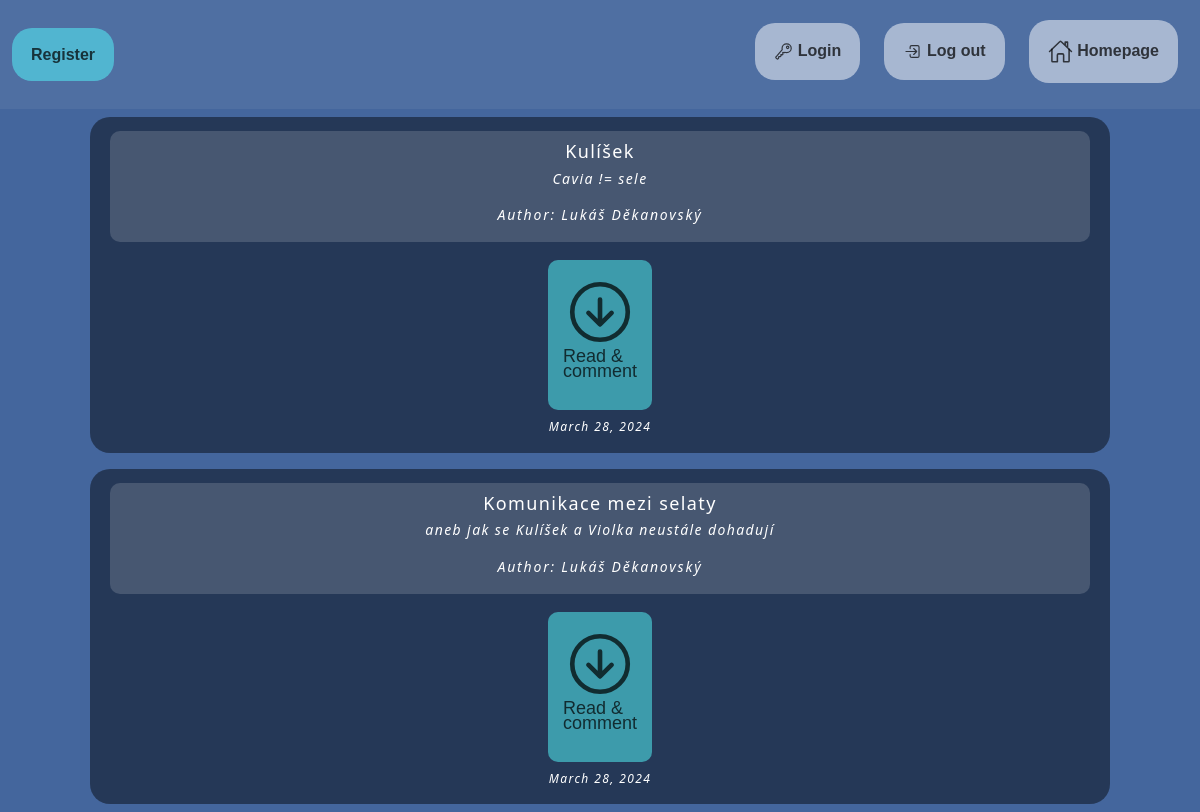
/blog, run on an earlier commit of the app's database.
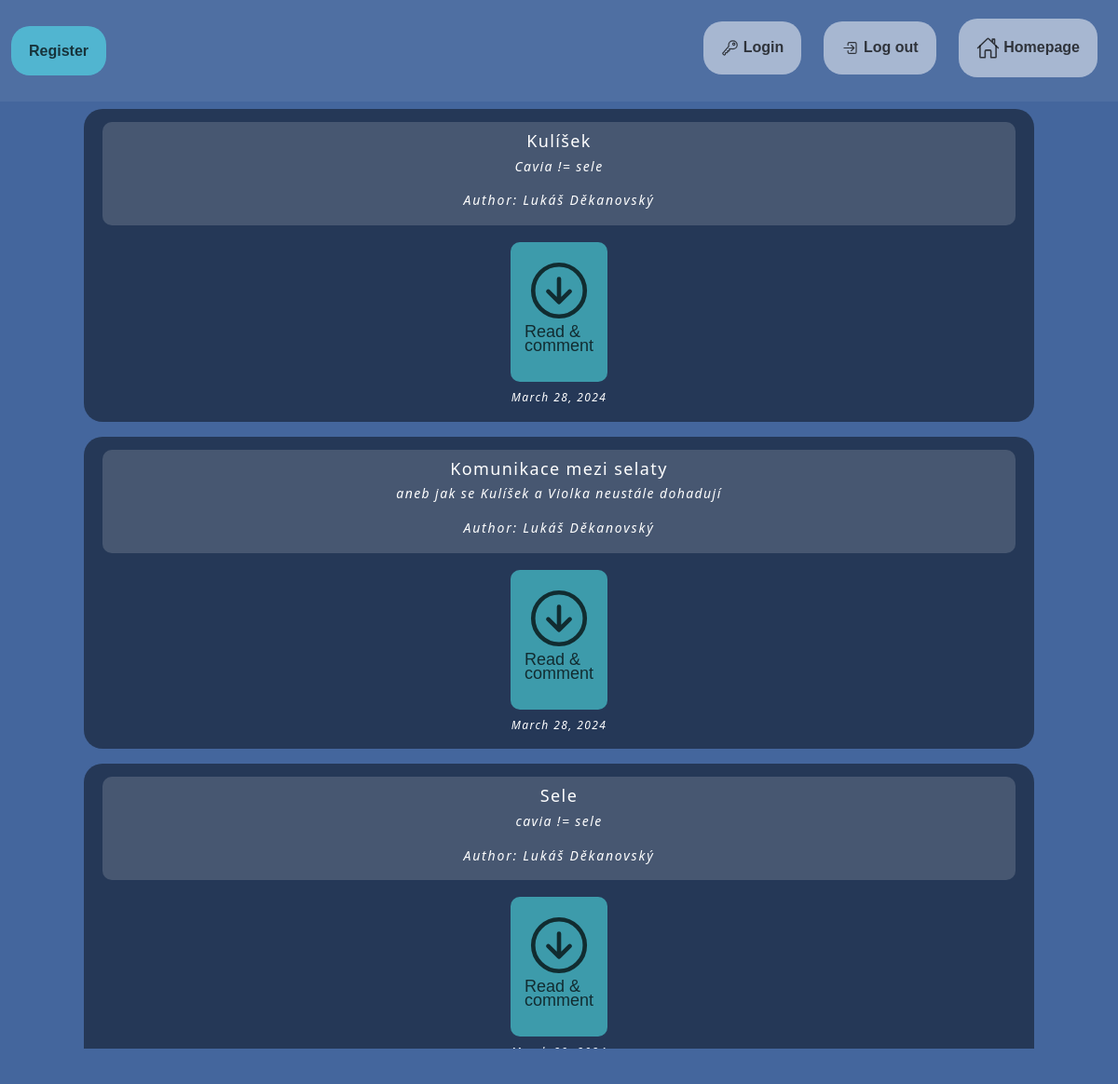
And on a later commit of the database.
### main.py (models this page shows)
class BlogPost(db.Model):
    __tablename__ = "blog_posts"
    id: Mapped[int] = mapped_column(Integer, primary_key=True)
    author_id: Mapped[int] = mapped_column(Integer, db.ForeignKey("users.id"))
    author = relationship("User", back_populates="posts")
    title: Mapped[str] = mapped_column(String(250), unique=True, nullable=False)
    subtitle: Mapped[str] = mapped_column(String(250), nullable=False)
    date: Mapped[str] = mapped_column(String(250), nullable=False)
    body: Mapped[str] = mapped_column(Text, nullable=False)
    img_url: Mapped[str] = mapped_column(String(250), nullable=False)
    comments = relationship("Comment", back_populates="parent_post")

class User(UserMixin, db.Model):
    __tablename__ = "users"
    id: Mapped[int] = mapped_column(Integer, primary_key= True)
    email: Mapped[str] = mapped_column(String(100), unique=True)
    password: Mapped[str] = mapped_column(String(100))
    name: Mapped[str] = mapped_column(String(100))
    posts = relationship("BlogPost", back_populates="author")
    comments = relationship("Comment", back_populates="comment_author")

### main.py (the view)
@app.route("/blog")
def blog():
    result = db.session.execute(db.select(BlogPost))
    posts = result.scalars().all()
    return render_template("blog.html", blog_posts = posts)

### templates/blog.html (shortened to what this page needs)
<!DOCTYPE html>
<html lang="en">
<head>
    <link href="https://cdn.jsdelivr.net/npm/bootstrap@5.3.3/dist/css/bootstrap.min.css" rel="stylesheet">
    <link rel="stylesheet" href="../static/css/styles.css">
</head>
<body class="blog-gradient">
    <div class="vh-100">
        <div class="header fade fade-delay-small">
            <div class="container-fluid">
                <div class="row">
                    <div class="col-sm-3 justify-content-center my-2" align="left" align-sm="center">
                        <a href="{{ url_for('register')}}" class="button_d" role="button" data-ripple-color="hsl(218, 41%, 45%)">
                            <span style="font-weight: bold;">Register</span>
                        </a>
                    </div>
                    <div class="col-sm-9 justify-content-center" align="right">
                        <a href="{{ url_for('login')}}" class="button_c" role="button" data-ripple-color="hsl(218, 41%, 45%)">
                            <span style="font-weight: bold;">Login</span>
                        </a>
                        <a href="{{ url_for('logout')}}" class="button_c" role="button" data-ripple-color="hsl(218, 41%, 45%)">
                            <span style="font-weight: bold;">Log out</span>
                        </a>
                        <a href="{{ url_for('home')}}" class="button_c" role="button" data-ripple-color="hsl(218, 41%, 45%)">
                            <span style="font-weight: bold;">Homepage</span>
                        </a>
                    </div>
                </div>
            </div>
        </div>
        <div class="container fade fade-delay-big">
            <div class="row">
                {% for post in blog_posts %}
                    <div class="">
                        <div class="col mx-5 my-2" style="background-color: rgba(0, 0, 0, 0.304); border-radius: 20px;">
                            <div class="post-box">
                                <div class="post-header justify-content-center my-1">
                                    <h1 class="post-text-title">{{post.title}}</h1>
                                    <h2 class="post-text-subtitle">{{post.subtitle}}</h2>
                                    <h3 class="post-text-author">Author: {{post.author.name}}</h2>
                                </div>
                                <div class="post-footer">
                                    <a href="{{ url_for('read_post', post_id=post.id) }}" class="button_read">
                                        <p>
                                            Read & <br>comment
                                        </p>
                                    </a>
                                </div>
                                <div class="post-footer">
                                    <h1 class="post-date">{{post.date}}</h1>
                                </div>
                            </div>
                        </div>
                    </div>
                {% endfor %}
            </div>
        </div>
    </div>
</body>
</html>

### static/css/styles.css (style rules this page uses)
.blog-gradient { background-color: #44669d; }
.fade { animation-duration: 1s; animation-fill-mode: both; padding: auto; animation-name: fade-in; }
.fade-delay-small { animation-delay: 0.15s; }
.fade-delay-big { animation-delay: 0.4s; }
.button_c { color: rgba(0, 0, 0, 0.716); background-color: rgba(255, 255, 255, 0.507); margin-right: 10px; margin-left: 10px; font-size: 16px; line-height: 15px; padding: 19px; border-radius: 20px; font-family: Poppins, sans-serif; font-weight: normal; text-decoration: none; font-style: normal; font-variant: normal; text-transform: none; display: inline-block; }
.button_d { color: rgba(0, 0, 0, 0.716); background-color: rgba(85, 251, 254, 0.507); margin-right: 10px; font-size: 16px; line-height: 15px; padding: 19px; border-radius: 20px; font-family: Poppins, sans-serif; font-weight: normal; text-decoration: none; font-style: normal; font-variant: normal; text-transform: none; display: inline-block; }
.header { padding-top: 20px; padding-bottom: 20px; height: auto; background-color: rgba(255, 255, 255, 0.058); }
.post-box { background: rgba(0, 0, 0, 0.196); padding-bottom: 10px; padding-top: 10px; border-radius: 20px; height:auto; }
.post-header { background: rgba(251, 251, 251, 0.151); border-radius: 10px; margin-right: 20px; margin-left: 20px; margin-top: 10px; margin-bottom: 10px; padding-left: 50px; padding-right: 50px; padding-top: 10px; padding-bottom: 10px; width: auto; height: auto; }
.post-text-title { color: white; font-size: 18px; text-align: center; letter-spacing: 1.4px; }
.post-text-subtitle { color: white; font-size: 14px; text-align: center; letter-spacing: 1.4px; font-style: italic; }
.post-text-author { margin-top: 20px; color: white; font-size: 14px; text-align: center; letter-spacing: 1.8px; font-style: italic; }
.post-date { color: white; font-size: 12px; letter-spacing: 1.4px; font-style: italic; }
.post-footer { margin-top: 10px; width: auto; display: flex; justify-content: center; height: auto; }
.button_read { color: rgba(0, 0, 0, 0.716); background-color: rgba(85, 251, 254, 0.507); font-size: 18px; line-height: 15px; padding: 15px; border-radius: 10px; font-family: Poppins, sans-serif; text-decoration: none; width: auto; height: auto; }

What changed in the data, as far as the page shows it:
added BlogPost: title "Sele", subtitle "cavia != sele", author.name "Lukáš Děkanovský", date "March 29, 2024"
